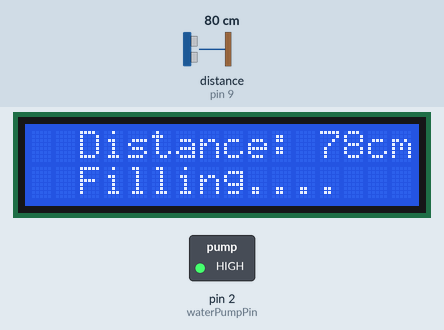
A sketch run on a simulated Arduino Uno, built with avr-gcc and run on an emulated ATmega328P. On the bench: 16×2 character LCD, switched loads named in the sketch (green lamp = pin HIGH). Wiring (inferred from the names in the program): ultrasonic range finder: trigger pin 10; echo pin 9. Inputs (shaded band) come from the test bench; at power-on: distance to the obstacle (sensor on pin 9) 80 cm. The echo pulse lasts 58.3 µs per cm; pins used as bus, display or sensor lines are not drawn.

Above: at 1.2 s.
1.3 s: distance to the obstacle (sensor on pin 9) set to 7 cm
At 4.2 s:
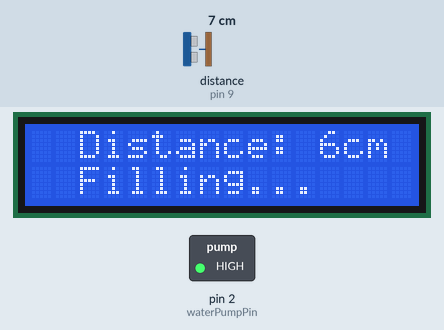
7.6 s: distance to the obstacle (sensor on pin 9) set to 4 cm
At 9.6 s:
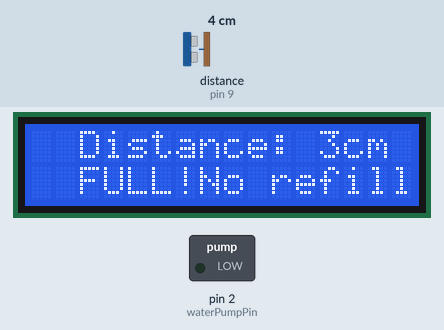
15.4 s: distance to the obstacle (sensor on pin 9) set to 2 cm
At 18.6 s:
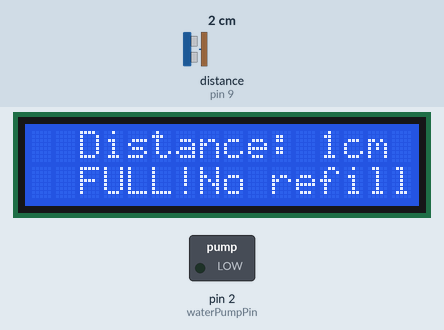
Timing chart, 0 to 20.1 s (numbered marks = the images above; inputs shaded):
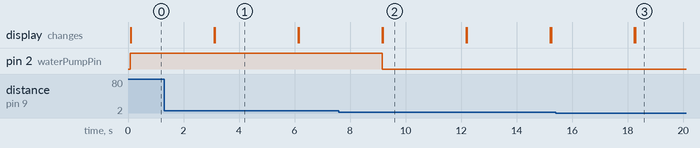

The sketch:

auto_water_pump_arduino.ino
```cpp
#include <Arduino.h>
#include <Wire.h>
#include <LiquidCrystal_I2C.h>

#define echoPin 9
#define triggerPin 10
#define waterPumpPin 2

long duration;
long distance;
LiquidCrystal_I2C lcd(0x27, 16, 2);

void setup() {
  pinMode(triggerPin, OUTPUT);
  pinMode(echoPin, INPUT);
  pinMode(waterPumpPin, OUTPUT);

  lcd.init();
  lcd.backlight();
  lcd.clear();
}

void loop() {
  digitalWrite(triggerPin, LOW);
  delayMicroseconds(2);
  digitalWrite(triggerPin, HIGH);
  delayMicroseconds(10);
  digitalWrite(triggerPin, LOW);
  duration = pulseIn(echoPin, HIGH);
  distance = duration * 0.034 / 2;  // Calculate distance in centimeters

  // Print distance to Serial for debugging
  Serial.print("Distance: ");
  Serial.print(distance);
  Serial.println(" cm");

  // Control water pump based on distance
  if (distance < 5) {
    digitalWrite(waterPumpPin, LOW);
    lcd.setCursor(2, 1);
    lcd.print("FULL!No refill");
  } else {
    digitalWrite(waterPumpPin, HIGH);

    // Display "Filling ..." with moving animation
    static const char movingDots[] = "....";
    static int dotPosition = 0;

    lcd.setCursor(2, 1);
    lcd.print("Filling");
    lcd.print(movingDots + dotPosition);
    dotPosition = (dotPosition + 1) % (sizeof(movingDots) - 1);
  }

  // Display distance on LCD
  lcd.setCursor(2, 0);
  lcd.print("Distance: ");
  lcd.print(distance);
  lcd.print("cm");

  delay(3000);

  // Clear LCD and turn off water pump
  lcd.clear();
  digitalWrite(waterPumpPin, LOW);
}
```

Measured:
- the behaviour switches between 6 and 5 cm on distance to the obstacle (sensor on pin 9) (found by bisection; images 1 and 2)
- after the input at 7.6 s, pin 2 (waterPumpPin): HIGH → LOW after 1.6 s; the display: first differs from a run without the input after 1.6 s (image 2)
- after the input at 15.4 s, the display: first differs from a run without the input after 2.9 s (image 3)
- what the display in image 1 shows lasts 3.0 s, from 3.1 s to 6.1 s
